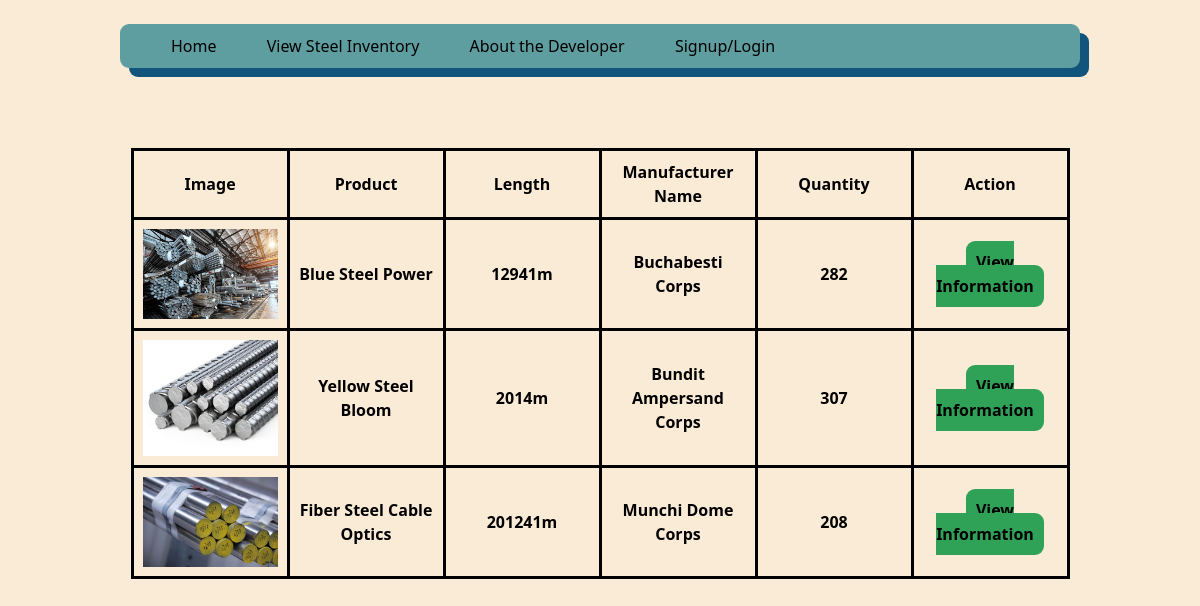
Page /Products on the committed database.
### Inventory/models.py (models this page shows)
class Product(models.Model): #Steels, not food
    objects = models.Manager()
    Name = models.CharField(max_length=30, unique=True)
    Image = models.ImageField(null= True, blank=True, upload_to="images/") #not have image if we dont have one, uploaded to images folder automatically
    Manufacturer = models.CharField(max_length=30)
    Length = models.CharField(max_length=20)
    Cost = models.CharField(max_length=10)
    Stock = models.BigIntegerField()
    Description = models.CharField(null=True, max_length=500)
    Contact = models.CharField(null= True, max_length=500)

### Inventory/views.py (the view)
# urls.py: path('Products',views.Products, name='Products'),
def Products(request):
    condition = ""
    User = Userperson.objects.all()
    P = Product.objects.filter(Stock__gte = 0)
    if request.user.is_authenticated:
        condition = True
        return render(request, 'Inventory/products.html',{
            'C' : condition,
            'P':P,
            'User':User,
            'username' : request.session['user']
            })
    else:
        condition = False
        return render(request, 'Inventory/products.html',{
            'C' : condition,
            'P':P,
            'User':User
            })

### Inventory/templates/Inventory/products.html (shortened to what this page needs)
{% extends 'Inventory/base.html' %}
{% load static %}
    {% block content %}
    <table class="Frame w-[60vw] h-[20vh]">
        <tr class="Header">
            <th> Image </th>
            <th> Product </th>
            <th> Length </th>
            <th> Manufacturer Name </th>
            <th> Quantity </th>
            <th> Action </th>
        </tr>
    {% if C == True %}
        {% for p in P %}
        <tr class="Header w-[25vw]">
            <th> <img src="{{ p.Image.url }}"> </th>
            <th> {{ p.Name }} </th>
            <th> {{ p.Length }} </th>
            <th> {{ p.Manufacturer }} </th>
            <th> {{ p.Stock }} </th>
            <th class="actions">
                 <a class="Button w-auto" href="{% url 'order' pk=p.pk %}"> Add Transaction </a>
                  <a class="Button w-auto" href="{% url 'view' pk=p.pk %}"> View </a>
                  <a class="Button w-auto" href="{% url 'edit' pk=p.pk %}"> Edit Info </a>
            </th>
        </tr>
        {% endfor %}
    {% elif C == False %}
        {% for p in P %}
        <tr class="Header">
            <th> <img src="{{ p.Image.url }}"> </th>
            <th> {{ p.Name }} </th>
            <th> {{ p.Length }} </th>
            <th> {{ p.Manufacturer }} </th>
            <th> {{ p.Stock }} </th>
            <th> <a class="Button" href="{% url 'view' pk=p.pk %}" id="view"> View Information </a> </th>
        </tr>
        {% endfor %}
    {% endif %}
    </table>
    {% endblock %}

### Inventory/templates/Inventory/base.html (shortened to what this page needs)
{% load static %}
<!DOCTYPE html>
<html lang="en">
<head>
    <link rel="stylesheet" type="text/css" href="{%  static '/css/output2.css' %}">
    <link rel="stylesheet" type="text/css" href="{%  static '/css/output.css' %}">
</head>
<body>
    {% block header %}
    <br>
    <div class="header flex gap-15">
        {% if C == True %}
        <a class="Home" href="{% url 'home' %}"> Home </a>
        <a class="Products" href="{% url 'Products' %}"> View Steel Inventory </a>
        <a class="About" href="{% url 'Developer' %}"> About the Developer </a>
        <a class="User" href="{% url 'User' %}"> Clerk Page </a>
        <a class="User" href="{% url 'home' %}"> Confirm orders (Not available yet) </a>
        {% elif C == False %}
        <a class="Home" href="{% url 'home' %}"> Home </a>
        <a class="Products" href="{% url 'Products' %}"> View Steel Inventory </a>
        <a class="About" href="{% url 'Developer' %}"> About the Developer </a>
        <a class="User" href="{% url 'Signup' %}"> Signup/Login </a>
        {% endif %}
    </div>
    {% endblock %}
    {% block content %}
    {% endblock %}
</body>
</html>

### rows in the picture
Product: Image (picture), Name "Blue Steel Power", Length "12941m", Manufacturer "Buchabesti Corps", Stock "282"
Product: Image (picture), Name "Yellow Steel Bloom", Length "2014m", Manufacturer "Bundit Ampersand Corps", Stock "307"
Product: Image (picture), Name "Fiber Steel Cable Optics", Length "201241m", Manufacturer "Munchi Dome Corps", Stock "208"
